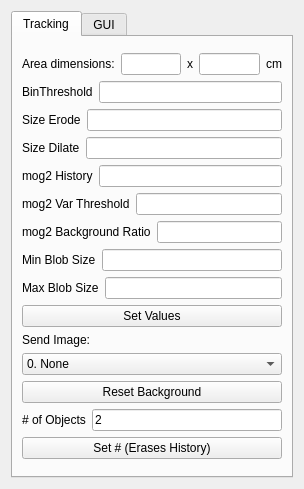
<?xml version="1.0" encoding="UTF-8"?>
<ui version="4.0">
 <class>TrackerParameterView</class>
 <widget class="QWidget" name="TrackerParameterView">
  <property name="geometry">
   <rect>
    <x>0</x>
    <y>0</y>
    <width>304</width>
    <height>489</height>
   </rect>
  </property>
  <property name="windowTitle">
   <string>Form</string>
  </property>
  <layout class="QGridLayout" name="gridLayout">
   <item row="0" column="0">
    <widget class="QTabWidget" name="tabWidget">
     <property name="currentIndex">
      <number>0</number>
     </property>
     <widget class="QWidget" name="tab">
      <property name="sizePolicy">
       <sizepolicy hsizetype="Expanding" vsizetype="Expanding">
        <horstretch>0</horstretch>
        <verstretch>0</verstretch>
       </sizepolicy>
      </property>
      <attribute name="title">
       <string>Tracking</string>
      </attribute>
      <layout class="QVBoxLayout" name="verticalLayout_2">
       <item>
        <layout class="QVBoxLayout" name="verticalLayout">
         <item>
          <layout class="QHBoxLayout" name="horizontalLayout_9">
           <item>
            <widget class="QLabel" name="label_13">
             <property name="sizePolicy">
              <sizepolicy hsizetype="Preferred" vsizetype="Fixed">
               <horstretch>0</horstretch>
               <verstretch>0</verstretch>
              </sizepolicy>
             </property>
             <property name="text">
              <string>Area dimensions:</string>
             </property>
            </widget>
           </item>
           <item>
            <widget class="QLineEdit" name="lineEdit_areaw"/>
           </item>
           <item>
            <widget class="QLabel" name="label_14">
             <property name="sizePolicy">
              <sizepolicy hsizetype="Preferred" vsizetype="Fixed">
               <horstretch>0</horstretch>
               <verstretch>0</verstretch>
              </sizepolicy>
             </property>
             <property name="text">
              <string>x</string>
             </property>
            </widget>
           </item>
           <item>
            <widget class="QLineEdit" name="lineEdit_areah"/>
           </item>
           <item>
            <widget class="QLabel" name="label_15">
             <property name="sizePolicy">
              <sizepolicy hsizetype="Preferred" vsizetype="Fixed">
               <horstretch>0</horstretch>
               <verstretch>0</verstretch>
              </sizepolicy>
             </property>
             <property name="text">
              <string>cm</string>
             </property>
            </widget>
           </item>
          </layout>
         </item>
         <item>
          <layout class="QHBoxLayout" name="horizontalLayout_2">
           <item>
            <widget class="QLabel" name="label_2">
             <property name="text">
              <string>BinThreshold</string>
             </property>
            </widget>
           </item>
           <item>
            <widget class="QLineEdit" name="lineEdit_2_binThresh"/>
           </item>
          </layout>
         </item>
         <item>
          <layout class="QHBoxLayout" name="horizontalLayout_6">
           <item>
            <widget class="QLabel" name="label_3">
             <property name="text">
              <string>Size Erode</string>
             </property>
            </widget>
           </item>
           <item>
            <widget class="QLineEdit" name="lineEdit_3_SizeErode"/>
           </item>
          </layout>
         </item>
         <item>
          <layout class="QHBoxLayout" name="horizontalLayout_7">
           <item>
            <widget class="QLabel" name="label_4">
             <property name="text">
              <string>Size Dilate</string>
             </property>
            </widget>
           </item>
           <item>
            <widget class="QLineEdit" name="lineEdit_4_SizeDilate"/>
           </item>
          </layout>
         </item>
         <item>
          <layout class="QHBoxLayout" name="horizontalLayout_5">
           <item>
            <widget class="QLabel" name="label_5">
             <property name="text">
              <string>mog2 History</string>
             </property>
            </widget>
           </item>
           <item>
            <widget class="QLineEdit" name="lineEdit_5_MogHist"/>
           </item>
          </layout>
         </item>
         <item>
          <layout class="QHBoxLayout" name="horizontalLayout_4">
           <item>
            <widget class="QLabel" name="label_6">
             <property name="text">
              <string>mog2 Var Threshold</string>
             </property>
            </widget>
           </item>
           <item>
            <widget class="QLineEdit" name="lineEdit_6_MogThresh"/>
           </item>
          </layout>
         </item>
         <item>
          <layout class="QHBoxLayout" name="horizontalLayout_8">
           <item>
            <widget class="QLabel" name="label_7">
             <property name="text">
              <string>mog2 Background Ratio</string>
             </property>
            </widget>
           </item>
           <item>
            <widget class="QLineEdit" name="lineEdit_7_MogBack"/>
           </item>
          </layout>
         </item>
         <item>
          <layout class="QHBoxLayout" name="horizontalLayout_10">
           <item>
            <widget class="QLabel" name="label_8">
             <property name="text">
              <string>Min Blob Size</string>
             </property>
            </widget>
           </item>
           <item>
            <widget class="QLineEdit" name="lineEdit_8_MinBlob"/>
           </item>
          </layout>
         </item>
         <item>
          <layout class="QHBoxLayout" name="horizontalLayout_3">
           <item>
            <widget class="QLabel" name="label_9">
             <property name="text">
              <string>Max Blob Size</string>
             </property>
            </widget>
           </item>
           <item>
            <widget class="QLineEdit" name="lineEdit_9MaxBlob"/>
           </item>
          </layout>
         </item>
         <item>
          <widget class="QPushButton" name="pushButton">
           <property name="text">
            <string>Set Values</string>
           </property>
          </widget>
         </item>
         <item>
          <widget class="QLabel" name="label">
           <property name="sizePolicy">
            <sizepolicy hsizetype="Preferred" vsizetype="Fixed">
             <horstretch>0</horstretch>
             <verstretch>0</verstretch>
            </sizepolicy>
           </property>
           <property name="text">
            <string>Send Image:</string>
           </property>
          </widget>
         </item>
         <item>
          <widget class="QComboBox" name="comboBoxSendImage">
           <property name="currentText">
            <string>0. None</string>
           </property>
           <item>
            <property name="text">
             <string>0. None</string>
            </property>
           </item>
           <item>
            <property name="text">
             <string>1. Binarized</string>
            </property>
           </item>
           <item>
            <property name="text">
             <string>2. Eroded</string>
            </property>
           </item>
           <item>
            <property name="text">
             <string>3. Dilated</string>
            </property>
           </item>
           <item>
            <property name="text">
             <string>4. Background Sub</string>
            </property>
           </item>
          </widget>
         </item>
         <item>
          <widget class="QPushButton" name="pushButtonResetBackground">
           <property name="text">
            <string>Reset Background</string>
           </property>
          </widget>
         </item>
         <item>
          <layout class="QHBoxLayout" name="horizontalLayout">
           <item>
            <widget class="QLabel" name="label_12">
             <property name="text">
              <string># of Objects</string>
             </property>
            </widget>
           </item>
           <item>
            <widget class="QLineEdit" name="lineEditNoFish">
             <property name="text">
              <string>2</string>
             </property>
            </widget>
           </item>
          </layout>
         </item>
         <item>
          <widget class="QPushButton" name="pushButtonNoFish">
           <property name="text">
            <string>Set # (Erases History)</string>
           </property>
          </widget>
         </item>
        </layout>
       </item>
      </layout>
     </widget>
     <widget class="QWidget" name="tab_2">
      <attribute name="title">
       <string>GUI</string>
      </attribute>
      <layout class="QVBoxLayout" name="verticalLayout_3">
       <item>
        <widget class="QLabel" name="label_10">
         <property name="text">
          <string>GUI options go here</string>
         </property>
        </widget>
       </item>
       <item>
        <widget class="QLabel" name="label_11">
         <property name="text">
          <string>E.g. Size of markers</string>
         </property>
        </widget>
       </item>
      </layout>
     </widget>
    </widget>
   </item>
  </layout>
 </widget>
 <resources/>
 <connections/>
</ui>
